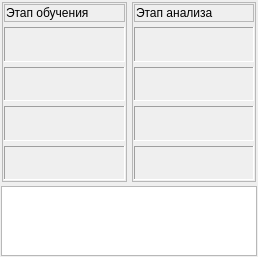
     <widget class="QWidget" name="tabResult">
      <attribute name="title">
       <string>Результаты</string>
      </attribute>
      <layout class="QVBoxLayout" name="verticalLayout_6">
       <property name="spacing">
        <number>3</number>
       </property>
       <property name="leftMargin">
        <number>1</number>
       </property>
       <property name="topMargin">
        <number>1</number>
       </property>
       <property name="rightMargin">
        <number>1</number>
       </property>
       <property name="bottomMargin">
        <number>1</number>
       </property>
       <item>
        <widget class="QFrame" name="frDynamics">
         <property name="sizePolicy">
          <sizepolicy hsizetype="Preferred" vsizetype="Preferred">
           <horstretch>0</horstretch>
           <verstretch>4</verstretch>
          </sizepolicy>
         </property>
         <property name="frameShape">
          <enum>QFrame::NoFrame</enum>
         </property>
         <property name="frameShadow">
          <enum>QFrame::Raised</enum>
         </property>
         <layout class="QHBoxLayout" name="horizontalLayout_4">
          <property name="spacing">
           <number>5</number>
          </property>
          <property name="leftMargin">
           <number>1</number>
          </property>
          <property name="topMargin">
           <number>1</number>
          </property>
          <property name="rightMargin">
           <number>1</number>
          </property>
          <property name="bottomMargin">
           <number>1</number>
          </property>
          <item>
           <widget class="QFrame" name="frTraining">
            <property name="frameShape">
             <enum>QFrame::StyledPanel</enum>
            </property>
            <property name="frameShadow">
             <enum>QFrame::Raised</enum>
            </property>
            <layout class="QVBoxLayout" name="verticalLayout_7">
             <property name="spacing">
              <number>5</number>
             </property>
             <property name="leftMargin">
              <number>1</number>
             </property>
             <property name="topMargin">
              <number>1</number>
             </property>
             <property name="rightMargin">
              <number>1</number>
             </property>
             <property name="bottomMargin">
              <number>1</number>
             </property>
             <item>
              <widget class="QFrame" name="frTrainingTitle">
               <property name="sizePolicy">
                <sizepolicy hsizetype="Preferred" vsizetype="Fixed">
                 <horstretch>0</horstretch>
                 <verstretch>0</verstretch>
                </sizepolicy>
               </property>
               <property name="frameShape">
                <enum>QFrame::StyledPanel</enum>
               </property>
               <property name="frameShadow">
                <enum>QFrame::Raised</enum>
               </property>
               <layout class="QHBoxLayout" name="horizontalLayout_5">
                <property name="leftMargin">
                 <number>1</number>
                </property>
                <property name="topMargin">
                 <number>1</number>
                </property>
                <property name="rightMargin">
                 <number>1</number>
                </property>
                <property name="bottomMargin">
                 <number>1</number>
                </property>
                <item>
                 <widget class="QLabel" name="lblTrainingTitle">
                  <property name="text">
                   <string>Этап обучения</string>
                  </property>
                 </widget>
                </item>
               </layout>
              </widget>
             </item>
             <item>
              <widget class="QFrame" name="frTimeTraining">
               <property name="frameShape">
                <enum>QFrame::Panel</enum>
               </property>
               <property name="frameShadow">
                <enum>QFrame::Sunken</enum>
               </property>
               <layout class="QVBoxLayout" name="verticalLayout_9">
                <property name="spacing">
                 <number>1</number>
                </property>
                <property name="leftMargin">
                 <number>1</number>
                </property>
                <property name="topMargin">
                 <number>1</number>
                </property>
                <property name="rightMargin">
                 <number>1</number>
                </property>
                <property name="bottomMargin">
                 <number>1</number>
                </property>
                <item>
                 <widget class="DynamicDiagram" name="wgtTimeTraining" native="true"/>
                </item>
               </layout>
              </widget>
             </item>
             <item>
              <widget class="QFrame" name="frMXTraining">
               <property name="frameShape">
                <enum>QFrame::Panel</enum>
               </property>
               <property name="frameShadow">
                <enum>QFrame::Sunken</enum>
               </property>
               <layout class="QVBoxLayout" name="verticalLayout_10">
                <property name="spacing">
                 <number>1</number>
                </property>
                <property name="leftMargin">
                 <number>1</number>
                </property>
                <property name="topMargin">
                 <number>1</number>
                </property>
                <property name="rightMargin">
                 <number>1</number>
                </property>
                <property name="bottomMargin">
                 <number>1</number>
                </property>
                <item>
                 <widget class="DynamicDiagram" name="wgtMXTraining" native="true"/>
                </item>
               </layout>
              </widget>
             </item>
             <item>
              <widget class="QFrame" name="frMYTraining">
               <property name="frameShape">
                <enum>QFrame::Panel</enum>
               </property>
               <property name="frameShadow">
                <enum>QFrame::Sunken</enum>
               </property>
               <layout class="QVBoxLayout" name="verticalLayout_11">
                <property name="spacing">
                 <number>1</number>
                </property>
                <property name="leftMargin">
                 <number>1</number>
                </property>
                <property name="topMargin">
                 <number>1</number>
                </property>
                <property name="rightMargin">
                 <number>1</number>
                </property>
                <property name="bottomMargin">
                 <number>1</number>
                </property>
                <item>
                 <widget class="DynamicDiagram" name="wgtMYTraining" native="true"/>
                </item>
               </layout>
              </widget>
             </item>
             <item>
              <widget class="QFrame" name="frSquareTraining">
               <property name="frameShape">
                <enum>QFrame::Panel</enum>
               </property>
               <property name="frameShadow">
                <enum>QFrame::Sunken</enum>
               </property>
               <layout class="QVBoxLayout" name="verticalLayout_12">
                <property name="spacing">
                 <number>1</number>
                </property>
                <property name="leftMargin">
                 <number>1</number>
                </property>
                <property name="topMargin">
                 <number>1</number>
                </property>
                <property name="rightMargin">
                 <number>1</number>
                </property>
                <property name="bottomMargin">
                 <number>1</number>
                </property>
                <item>
                 <widget class="DynamicDiagram" name="wgtSquareTraining" native="true"/>
                </item>
               </layout>
              </widget>
             </item>
            </layout>
           </widget>
          </item>
          <item>
           <widget class="QFrame" name="frAnalysis">
            <property name="frameShape">
             <enum>QFrame::StyledPanel</enum>
            </property>
            <property name="frameShadow">
             <enum>QFrame::Raised</enum>
            </property>
            <layout class="QVBoxLayout" name="verticalLayout_8">
             <property name="spacing">
              <number>5</number>
             </property>
             <property name="leftMargin">
              <number>1</number>
             </property>
             <property name="topMargin">
              <number>1</number>
             </property>
             <property name="rightMargin">
              <number>1</number>
             </property>
             <property name="bottomMargin">
              <number>1</number>
             </property>
             <item>
              <widget class="QFrame" name="frAnalysisTitle">
               <property name="sizePolicy">
                <sizepolicy hsizetype="Preferred" vsizetype="Fixed">
                 <horstretch>0</horstretch>
                 <verstretch>0</verstretch>
                </sizepolicy>
               </property>
               <property name="frameShape">
                <enum>QFrame::StyledPanel</enum>
               </property>
               <property name="frameShadow">
                <enum>QFrame::Raised</enum>
               </property>
               <layout class="QHBoxLayout" name="horizontalLayout_6">
                <property name="leftMargin">
                 <number>1</number>
                </property>
                <property name="topMargin">
                 <number>1</number>
                </property>
                <property name="rightMargin">
                 <number>1</number>
                </property>
                <property name="bottomMargin">
                 <number>1</number>
                </property>
                <item>
                 <widget class="QLabel" name="lblAnalysisTitle">
                  <property name="text">
                   <string>Этап анализа</string>
                  </property>
                 </widget>
                </item>
               </layout>
              </widget>
             </item>
             <item>
              <widget class="QFrame" name="frTimeAnalysis">
               <property name="frameShape">
                <enum>QFrame::Panel</enum>
               </property>
               <property name="frameShadow">
                <enum>QFrame::Sunken</enum>
               </property>
               <layout class="QVBoxLayout" name="verticalLayout_16">
                <property name="spacing">
                 <number>1</number>
                </property>
                <property name="leftMargin">
                 <number>1</number>
                </property>
                <property name="topMargin">
                 <number>1</number>
                </property>
                <property name="rightMargin">
                 <number>1</number>
                </property>
                <property name="bottomMargin">
                 <number>1</number>
                </property>
                <item>
                 <widget class="DynamicDiagram" name="wgtTimeAnalysis" native="true"/>
                </item>
               </layout>
              </widget>
             </item>
             <item>
              <widget class="QFrame" name="frMXAnalysis">
               <property name="frameShape">
                <enum>QFrame::Panel</enum>
               </property>
               <property name="frameShadow">
                <enum>QFrame::Sunken</enum>
               </property>
               <layout class="QVBoxLayout" name="verticalLayout_15">
                <property name="spacing">
                 <number>1</number>
                </property>
                <property name="leftMargin">
                 <number>1</number>
                </property>
                <property name="topMargin">
                 <number>1</number>
                </property>
                <property name="rightMargin">
                 <number>1</number>
                </property>
                <property name="bottomMargin">
                 <number>1</number>
                </property>
                <item>
                 <widget class="DynamicDiagram" name="wgtMXAnalysis" native="true"/>
                </item>
               </layout>
              </widget>
             </item>
             <item>
              <widget class="QFrame" name="frMYAnalysis">
               <property name="frameShape">
                <enum>QFrame::Panel</enum>
               </property>
               <property name="frameShadow">
                <enum>QFrame::Sunken</enum>
               </property>
               <layout class="QVBoxLayout" name="verticalLayout_14">
                <property name="spacing">
                 <number>1</number>
                </property>
                <property name="leftMargin">
                 <number>1</number>
                </property>
                <property name="topMargin">
                 <number>1</number>
                </property>
                <property name="rightMargin">
                 <number>1</number>
                </property>
                <property name="bottomMargin">
                 <number>1</number>
                </property>
                <item>
                 <widget class="DynamicDiagram" name="wgtMYAnalysis" native="true"/>
                </item>
               </layout>
              </widget>
             </item>
             <item>
              <widget class="QFrame" name="frSquareAnalysis">
               <property name="frameShape">
                <enum>QFrame::Panel</enum>
               </property>
               <property name="frameShadow">
                <enum>QFrame::Sunken</enum>
               </property>
               <layout class="QVBoxLayout" name="verticalLayout_13">
                <property name="spacing">
                 <number>1</number>
                </property>
                <property name="leftMargin">
                 <number>1</number>
                </property>
                <property name="topMargin">
                 <number>1</number>
                </property>
                <property name="rightMargin">
                 <number>1</number>
                </property>
                <property name="bottomMargin">
                 <number>1</number>
                </property>
                <item>
                 <widget class="DynamicDiagram" name="wgtSquareAnalysis" native="true"/>
                </item>
               </layout>
              </widget>
             </item>
            </layout>
           </widget>
          </item>
         </layout>
        </widget>
       </item>
       <item>
        <widget class="QTreeView" name="tvMainResFactors">
         <property name="sizePolicy">
          <sizepolicy hsizetype="Expanding" vsizetype="Expanding">
           <horstretch>0</horstretch>
           <verstretch>1</verstretch>
          </sizepolicy>
         </property>
        </widget>
       </item>
      </layout>
     </widget>
